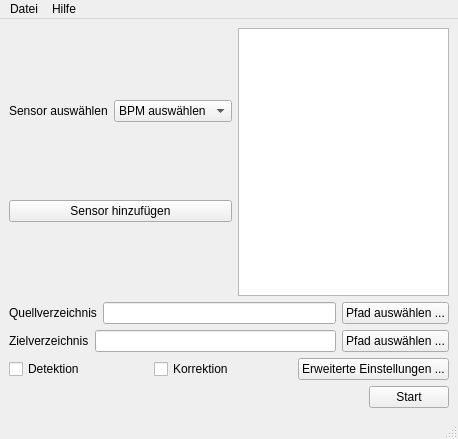
<?xml version="1.0" encoding="UTF-8"?>
<ui version="4.0">
 <class>MainWindow</class>
 <widget class="QMainWindow" name="MainWindow">
  <property name="geometry">
   <rect>
    <x>0</x>
    <y>0</y>
    <width>458</width>
    <height>439</height>
   </rect>
  </property>
  <property name="windowTitle">
   <string>Badpixel Korrektur</string>
  </property>
  <widget class="QWidget" name="centralwidget">
   <layout class="QVBoxLayout" name="verticalLayout_2">
    <item>
     <layout class="QHBoxLayout" name="horizontalLayout_8">
      <item>
       <layout class="QVBoxLayout" name="verticalLayout">
        <item>
         <layout class="QHBoxLayout" name="horizontalLayout">
          <item>
           <widget class="QLabel" name="label">
            <property name="text">
             <string>Sensor auswählen</string>
            </property>
           </widget>
          </item>
          <item>
           <widget class="QComboBox" name="comboBox">
            <property name="minimumSize">
             <size>
              <width>0</width>
              <height>0</height>
             </size>
            </property>
            <item>
             <property name="text">
              <string>BPM auswählen</string>
             </property>
            </item>
           </widget>
          </item>
         </layout>
        </item>
        <item>
         <layout class="QHBoxLayout" name="horizontalLayout_7">
          <item>
           <widget class="QPushButton" name="pushButton_6">
            <property name="text">
             <string>Sensor hinzufügen</string>
            </property>
           </widget>
          </item>
         </layout>
        </item>
       </layout>
      </item>
      <item>
       <widget class="QTextEdit" name="textEdit">
        <property name="minimumSize">
         <size>
          <width>200</width>
          <height>200</height>
         </size>
        </property>
        <property name="readOnly">
         <bool>true</bool>
        </property>
       </widget>
      </item>
     </layout>
    </item>
    <item>
     <layout class="QHBoxLayout" name="horizontalLayout_2">
      <item>
       <widget class="QLabel" name="label_2">
        <property name="text">
         <string>Quellverzeichnis</string>
        </property>
       </widget>
      </item>
      <item>
       <widget class="QLineEdit" name="lineEdit"/>
      </item>
      <item>
       <widget class="QPushButton" name="pushButton">
        <property name="text">
         <string>Pfad auswählen ...</string>
        </property>
       </widget>
      </item>
     </layout>
    </item>
    <item>
     <layout class="QHBoxLayout" name="horizontalLayout_3">
      <item>
       <widget class="QLabel" name="label_3">
        <property name="text">
         <string>Zielverzeichnis</string>
        </property>
       </widget>
      </item>
      <item>
       <widget class="QLineEdit" name="lineEdit_2"/>
      </item>
      <item>
       <widget class="QPushButton" name="pushButton_2">
        <property name="text">
         <string>Pfad auswählen ...</string>
        </property>
       </widget>
      </item>
     </layout>
    </item>
    <item>
     <layout class="QHBoxLayout" name="horizontalLayout_4">
      <item>
       <widget class="QCheckBox" name="checkBox">
        <property name="text">
         <string>Detektion</string>
        </property>
       </widget>
      </item>
      <item>
       <widget class="QCheckBox" name="checkBox_2">
        <property name="text">
         <string>Korrektion</string>
        </property>
       </widget>
      </item>
      <item>
       <widget class="QPushButton" name="pushButton_3">
        <property name="text">
         <string>Erweiterte Einstellungen ...</string>
        </property>
       </widget>
      </item>
     </layout>
    </item>
    <item>
     <layout class="QHBoxLayout" name="horizontalLayout_5">
      <item>
       <spacer name="horizontalSpacer">
        <property name="orientation">
         <enum>Qt::Horizontal</enum>
        </property>
        <property name="sizeHint" stdset="0">
         <size>
          <width>40</width>
          <height>20</height>
         </size>
        </property>
       </spacer>
      </item>
      <item>
       <widget class="QPushButton" name="pushButton_4">
        <property name="text">
         <string>Start</string>
        </property>
       </widget>
      </item>
     </layout>
    </item>
   </layout>
  </widget>
  <widget class="QMenuBar" name="menubar">
   <property name="geometry">
    <rect>
     <x>0</x>
     <y>0</y>
     <width>458</width>
     <height>22</height>
    </rect>
   </property>
   <widget class="QMenu" name="menuDatei">
    <property name="title">
     <string>Datei</string>
    </property>
    <addaction name="actionBeenden"/>
   </widget>
   <widget class="QMenu" name="menuHilfe">
    <property name="title">
     <string>Hilfe</string>
    </property>
   </widget>
   <addaction name="menuDatei"/>
   <addaction name="menuHilfe"/>
  </widget>
  <widget class="QStatusBar" name="statusbar"/>
  <action name="actionBeenden">
   <property name="text">
    <string>Beenden</string>
   </property>
  </action>
 </widget>
 <resources/>
 <connections/>
</ui>
